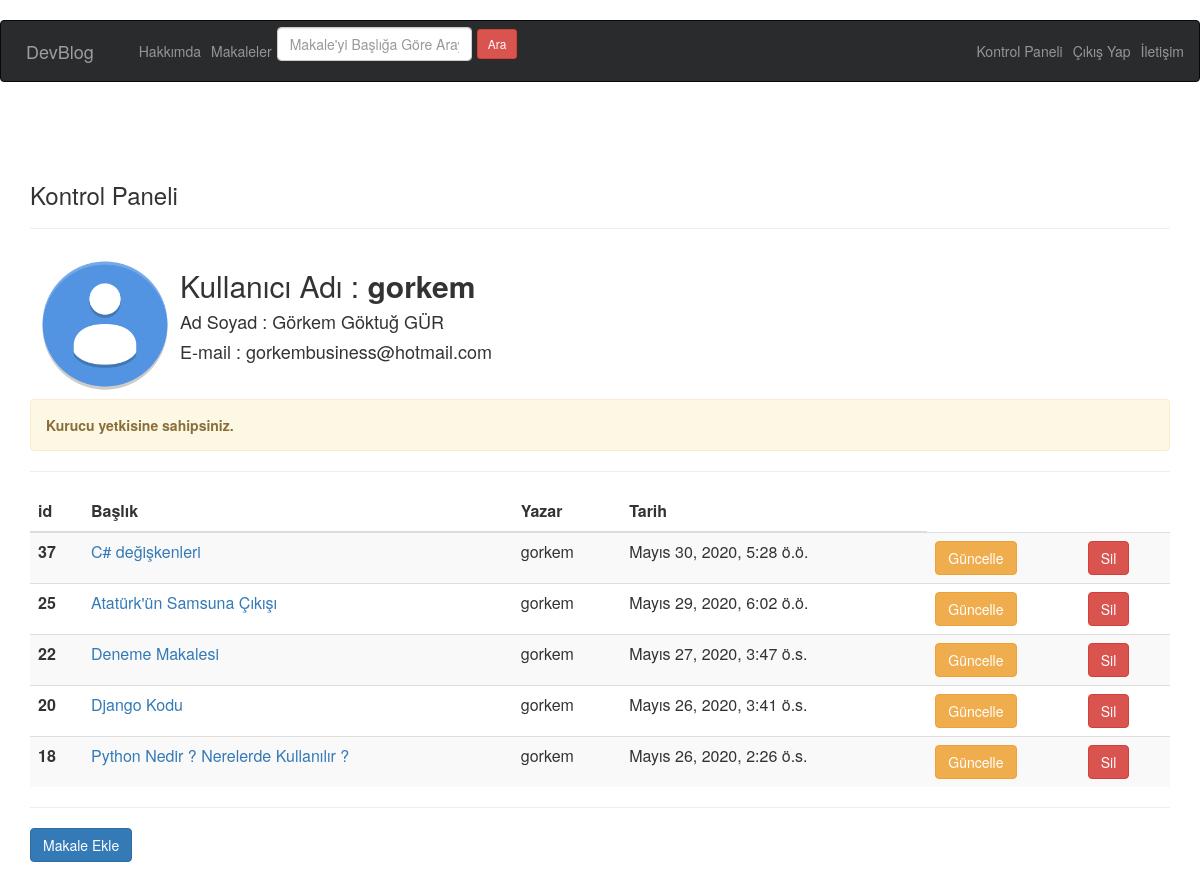
Screenshot of /user/profil/ (signed in) with the database file from the repository.
### makale/models.py (models this page shows, shortened)
class Makale(models.Model):
    Yazar = models.ForeignKey("auth.User",on_delete = models.CASCADE) #Üye silinirse o üyeye ait herşeyi sil
    Başlık = models.CharField(max_length = 50)
    İçerik = RichTextField()
    Olusturma_Tarihi = models.DateTimeField(auto_now_add=True)  #True yaptık o anki tarihi alması için
    makal_resim = models.FileField(blank=True , null=True ,verbose_name="Makaleye Fotoğraf Ekleyin")
    class Meta:
        ordering = ['-Olusturma_Tarihi', 'Yazar']

### user/views.py (the view)
# urls.py: path('profil/', views.profil,name="profil"),
def profil(request):
    arama = request.GET.get("arama")
    if arama:
        makaleler = Makale.objects.filter(Başlık__contains = arama)
        return render(request,"makaleler.html",{"makaleler":makaleler})
    fullname =  request.user.get_full_name()
    makale = Makale.objects.filter(Yazar = request.user)
    context = {'fullname':fullname,'makaleler':makale}
    return render(request,"profil.html",context)

### templates/profil.html (shortened to what this page needs)
﻿{% extends 'layout.html' %}
{% block body %}
<h3>Kontrol Paneli</h3>
<hr>
<div class="content-section">
  <div class="media">
    <img class="rounded-circle account-img" src="/static/avatar-default-icon.png" width="150" height="150">
    <div class="media-body">
      <h2 class="account-heading">Kullanıcı Adı : <strong>{{request.user.username}}</h2>
      <h4 class="text-secondary">Ad Soyad : {{user.get_full_name}}</h4>
      <h4 class="text-secondary">E-mail : {{user.email}}</h4>
    </div>
  </div>
  {% if request.user.is_superuser %}
      <div class="alert alert-warning">
      <p>Kurucu yetkisine sahipsiniz.</p>
      </div>
      {% elif  perms.makale.add_makale %}
      <div class="alert alert-warning">
      <p>Makale Admin yetkisine sahipsiniz.</p>
      </div>
      {% endif %}
  {% if makaleler %}
<table class="table table-striped table-dark">
  <thead>
    <tr>
      <th scope="col">id</th>
      <th scope="col">Başlık</th>
      <th scope="col">Yazar</th>
      <th scope="col">Tarih</th>
    </tr>
  </thead>
  <tbody>
  {% for makale in makaleler %}
  <tr>
    <th scope="row">{{makale.id}}</th>
    <td><a href="/makale/makaleayrinti/{{makale.id}}">{{makale.Başlık}}</a></td>
    <td>{{makale.Yazar.username}}</td>
    <td>{{makale.Olusturma_Tarihi}}</td>
    <td><a href="/makale/makaleguncelle/{{makale.id}}" class="btn btn-warning">Güncelle</a></td>
    <td><a href="/makale/makalesil/{{makale.id}}" class="btn btn-danger">Sil</a></td>
  </tr>
  {% endfor %}
  <hr>
  </tbody>
</table>
<hr>
{% else %}
  <div class="alert alert-danger">Henüz Bir Makaleniz Bulunmuyor.</div>
  <br>
{% endif %}
<div align=”Left”> <a class="btn btn-primary" href = "/makale/makalekle">Makale Ekle</a> </div>
{% endblock body %}

### rows the page displays
Makale: id "37", Başlık "C# değişkenleri", Yazar.username "gorkem", Olusturma_Tarihi "Mayıs 30, 2020, 5:28 ö.ö."
Makale: id "25", Başlık "Atatürk'ün Samsuna Çıkışı", Yazar.username "gorkem", Olusturma_Tarihi "Mayıs 29, 2020, 6:02 ö.ö."
Makale: id "22", Başlık "Deneme Makalesi", Yazar.username "gorkem", Olusturma_Tarihi "Mayıs 27, 2020, 3:47 ö.s."
Makale: id "20", Başlık "Django Kodu", Yazar.username "gorkem", Olusturma_Tarihi "Mayıs 26, 2020, 3:41 ö.s."
Makale: id "18", Başlık "Python Nedir ? Nerelerde Kullanılır ?", Yazar.username "gorkem", Olusturma_Tarihi "Mayıs 26, 2020, 2:26 ö.s."

### other values shown
{{ request.user.username }} "gorkem"
{{ user.get_full_name }} "Görkem Göktuğ GÜR"
{{ user.email }} "gorkembusiness@hotmail.com"
